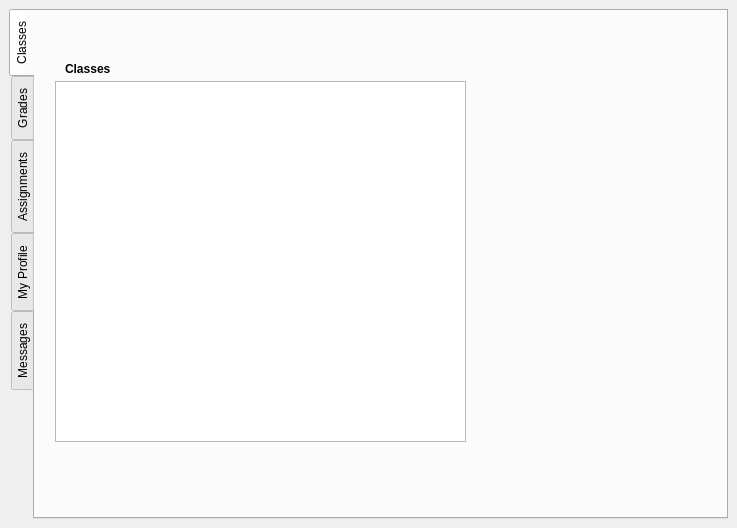
<?xml version="1.0" encoding="UTF-8"?>
<ui version="4.0">
 <class>students</class>
 <widget class="QMainWindow" name="students">
  <property name="geometry">
   <rect>
    <x>0</x>
    <y>0</y>
    <width>737</width>
    <height>528</height>
   </rect>
  </property>
  <property name="minimumSize">
   <size>
    <width>737</width>
    <height>528</height>
   </size>
  </property>
  <property name="maximumSize">
   <size>
    <width>800</width>
    <height>553</height>
   </size>
  </property>
  <property name="windowTitle">
   <string>Student</string>
  </property>
  <property name="windowIcon">
   <iconset resource="ssl.qrc">
    <normaloff>:/s.png</normaloff>:/s.png</iconset>
  </property>
  <widget class="QWidget" name="s_centralwidget">
   <layout class="QVBoxLayout" name="verticalLayout">
    <item>
     <widget class="QTabWidget" name="s_tabWidget">
      <property name="styleSheet">
       <string notr="true"/>
      </property>
      <property name="tabPosition">
       <enum>QTabWidget::West</enum>
      </property>
      <property name="currentIndex">
       <number>0</number>
      </property>
      <widget class="QWidget" name="s_classes">
       <attribute name="title">
        <string>Classes</string>
       </attribute>
       <widget class="QListWidget" name="classes_listWidget">
        <property name="enabled">
         <bool>true</bool>
        </property>
        <property name="geometry">
         <rect>
          <x>20</x>
          <y>70</y>
          <width>411</width>
          <height>361</height>
         </rect>
        </property>
        <property name="autoScroll">
         <bool>false</bool>
        </property>
        <property name="editTriggers">
         <set>QAbstractItemView::NoEditTriggers</set>
        </property>
       </widget>
       <widget class="QLabel" name="label">
        <property name="geometry">
         <rect>
          <x>30</x>
          <y>50</y>
          <width>49</width>
          <height>16</height>
         </rect>
        </property>
        <property name="font">
         <font>
          <bold>true</bold>
         </font>
        </property>
        <property name="text">
         <string>Classes</string>
        </property>
       </widget>
      </widget>
      <widget class="QWidget" name="s_grades">
       <attribute name="title">
        <string>Grades</string>
       </attribute>
       <widget class="QComboBox" name="gradesSubject_comboBox">
        <property name="geometry">
         <rect>
          <x>20</x>
          <y>80</y>
          <width>241</width>
          <height>24</height>
         </rect>
        </property>
        <property name="placeholderText">
         <string>Subject</string>
        </property>
       </widget>
       <widget class="QComboBox" name="testOrAss_comboBox_2">
        <property name="geometry">
         <rect>
          <x>280</x>
          <y>80</y>
          <width>72</width>
          <height>24</height>
         </rect>
        </property>
        <property name="editable">
         <bool>false</bool>
        </property>
        <property name="placeholderText">
         <string>Choose</string>
        </property>
        <item>
         <property name="text">
          <string>Test</string>
         </property>
        </item>
        <item>
         <property name="text">
          <string>Assignment</string>
         </property>
        </item>
       </widget>
       <widget class="QTableView" name="grades_tableView">
        <property name="enabled">
         <bool>true</bool>
        </property>
        <property name="geometry">
         <rect>
          <x>20</x>
          <y>130</y>
          <width>401</width>
          <height>271</height>
         </rect>
        </property>
        <property name="editTriggers">
         <set>QAbstractItemView::NoEditTriggers</set>
        </property>
       </widget>
       <widget class="QPushButton" name="gradesGet_pushButton">
        <property name="geometry">
         <rect>
          <x>410</x>
          <y>80</y>
          <width>51</width>
          <height>24</height>
         </rect>
        </property>
        <property name="text">
         <string>Get</string>
        </property>
       </widget>
      </widget>
      <widget class="QWidget" name="s_assignments">
       <attribute name="title">
        <string>Assignments</string>
       </attribute>
       <widget class="QTabWidget" name="tabWidget">
        <property name="geometry">
         <rect>
          <x>0</x>
          <y>0</y>
          <width>711</width>
          <height>531</height>
         </rect>
        </property>
        <property name="tabPosition">
         <enum>QTabWidget::West</enum>
        </property>
        <property name="tabShape">
         <enum>QTabWidget::Rounded</enum>
        </property>
        <property name="currentIndex">
         <number>1</number>
        </property>
        <widget class="QWidget" name="s_assDownload">
         <attribute name="title">
          <string>Download</string>
         </attribute>
         <widget class="QScrollArea" name="scrollArea_2">
          <property name="geometry">
           <rect>
            <x>0</x>
            <y>0</y>
            <width>661</width>
            <height>481</height>
           </rect>
          </property>
          <property name="widgetResizable">
           <bool>true</bool>
          </property>
          <widget class="QWidget" name="scrollAreaWidgetContents_2">
           <property name="geometry">
            <rect>
             <x>0</x>
             <y>0</y>
             <width>659</width>
             <height>479</height>
            </rect>
           </property>
          </widget>
         </widget>
        </widget>
        <widget class="QWidget" name="s_assSubmit">
         <attribute name="title">
          <string>Submit</string>
         </attribute>
         <widget class="QComboBox" name="submit_comboBox_3">
          <property name="geometry">
           <rect>
            <x>20</x>
            <y>60</y>
            <width>371</width>
            <height>24</height>
           </rect>
          </property>
          <property name="placeholderText">
           <string>Subject - Assignment Title</string>
          </property>
         </widget>
         <widget class="QToolButton" name="assignmentfile_toolButton">
          <property name="geometry">
           <rect>
            <x>260</x>
            <y>200</y>
            <width>23</width>
            <height>23</height>
           </rect>
          </property>
          <property name="text">
           <string>...</string>
          </property>
         </widget>
         <widget class="QLineEdit" name="assignmentPath_lineEdit_10">
          <property name="geometry">
           <rect>
            <x>20</x>
            <y>200</y>
            <width>231</width>
            <height>24</height>
           </rect>
          </property>
          <property name="placeholderText">
           <string>Upload File...(PDF,DOCS)</string>
          </property>
         </widget>
         <widget class="QPushButton" name="assignmentSubmit_pushButton_3">
          <property name="geometry">
           <rect>
            <x>260</x>
            <y>320</y>
            <width>80</width>
            <height>24</height>
           </rect>
          </property>
          <property name="text">
           <string>Submit</string>
          </property>
         </widget>
        </widget>
       </widget>
      </widget>
      <widget class="QWidget" name="s_profile">
       <attribute name="title">
        <string>My Profile</string>
       </attribute>
       <widget class="QWidget" name="layoutWidget">
        <property name="geometry">
         <rect>
          <x>220</x>
          <y>110</y>
          <width>91</width>
          <height>26</height>
         </rect>
        </property>
        <layout class="QFormLayout" name="formLayout_6">
         <item row="0" column="0">
          <widget class="QLabel" name="label_11">
           <property name="text">
            <string>Age:</string>
           </property>
          </widget>
         </item>
         <item row="0" column="1">
          <widget class="QLineEdit" name="profileAge_lineEdit_6">
           <property name="readOnly">
            <bool>true</bool>
           </property>
          </widget>
         </item>
        </layout>
       </widget>
       <widget class="QWidget" name="layoutWidget_2">
        <property name="geometry">
         <rect>
          <x>180</x>
          <y>70</y>
          <width>361</width>
          <height>26</height>
         </rect>
        </property>
        <layout class="QFormLayout" name="formLayout_8">
         <item row="0" column="0">
          <widget class="QLabel" name="label_13">
           <property name="font">
            <font>
             <pointsize>10</pointsize>
             <bold>true</bold>
            </font>
           </property>
           <property name="text">
            <string>Name:</string>
           </property>
          </widget>
         </item>
         <item row="0" column="1">
          <widget class="QLineEdit" name="profileName_lineEdit_8">
           <property name="enabled">
            <bool>true</bool>
           </property>
           <property name="text">
            <string/>
           </property>
           <property name="readOnly">
            <bool>true</bool>
           </property>
          </widget>
         </item>
        </layout>
       </widget>
       <widget class="QWidget" name="layoutWidget_4">
        <property name="geometry">
         <rect>
          <x>190</x>
          <y>150</y>
          <width>201</width>
          <height>26</height>
         </rect>
        </property>
        <layout class="QFormLayout" name="formLayout_7">
         <item row="0" column="0">
          <widget class="QLabel" name="label_12">
           <property name="font">
            <font>
             <pointsize>10</pointsize>
            </font>
           </property>
           <property name="text">
            <string>Student Id:</string>
           </property>
          </widget>
         </item>
         <item row="0" column="1">
          <widget class="QLineEdit" name="profileID_lineEdit_7">
           <property name="readOnly">
            <bool>true</bool>
           </property>
          </widget>
         </item>
        </layout>
       </widget>
       <widget class="QLabel" name="profileImage_label_10">
        <property name="geometry">
         <rect>
          <x>10</x>
          <y>70</y>
          <width>151</width>
          <height>151</height>
         </rect>
        </property>
        <property name="styleSheet">
         <string notr="true">border: 1px solid black;
color: rgb(0, 0, 0);</string>
        </property>
        <property name="text">
         <string>img</string>
        </property>
        <property name="scaledContents">
         <bool>true</bool>
        </property>
        <property name="alignment">
         <set>Qt::AlignCenter</set>
        </property>
       </widget>
       <widget class="QCommandLinkButton" name="commandLinkButton">
        <property name="geometry">
         <rect>
          <x>570</x>
          <y>430</y>
          <width>101</width>
          <height>41</height>
         </rect>
        </property>
        <property name="text">
         <string>Log Out</string>
        </property>
        <property name="icon">
         <iconset>
          <normaloff>../../../../Downloads/logout.png</normaloff>../../../../Downloads/logout.png</iconset>
        </property>
       </widget>
      </widget>
      <widget class="QWidget" name="s_messages">
       <attribute name="title">
        <string>Messages</string>
       </attribute>
       <widget class="QPushButton" name="pushButton_5">
        <property name="geometry">
         <rect>
          <x>10</x>
          <y>10</y>
          <width>80</width>
          <height>24</height>
         </rect>
        </property>
        <property name="text">
         <string>New Message</string>
        </property>
       </widget>
       <widget class="Line" name="line_2">
        <property name="geometry">
         <rect>
          <x>0</x>
          <y>30</y>
          <width>661</width>
          <height>16</height>
         </rect>
        </property>
        <property name="orientation">
         <enum>Qt::Horizontal</enum>
        </property>
       </widget>
       <widget class="QScrollArea" name="scrollArea">
        <property name="geometry">
         <rect>
          <x>0</x>
          <y>40</y>
          <width>611</width>
          <height>471</height>
         </rect>
        </property>
        <property name="widgetResizable">
         <bool>true</bool>
        </property>
        <property name="alignment">
         <set>Qt::AlignLeading|Qt::AlignLeft|Qt::AlignTop</set>
        </property>
        <widget class="QWidget" name="scrollAreaWidgetContents">
         <property name="geometry">
          <rect>
           <x>0</x>
           <y>0</y>
           <width>609</width>
           <height>469</height>
          </rect>
         </property>
        </widget>
       </widget>
      </widget>
     </widget>
    </item>
   </layout>
  </widget>
  <widget class="QMenuBar" name="menubar">
   <property name="geometry">
    <rect>
     <x>0</x>
     <y>0</y>
     <width>737</width>
     <height>21</height>
    </rect>
   </property>
  </widget>
 </widget>
 <resources>
  <include location="ssl.qrc"/>
 </resources>
 <connections/>
</ui>
